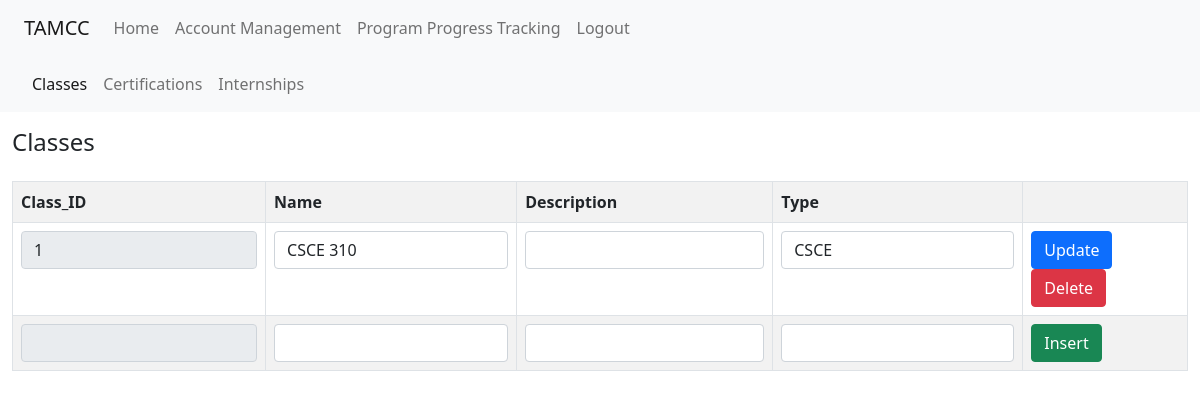
Page /admin/progress/classes.php (signed in) on the earlier database version.
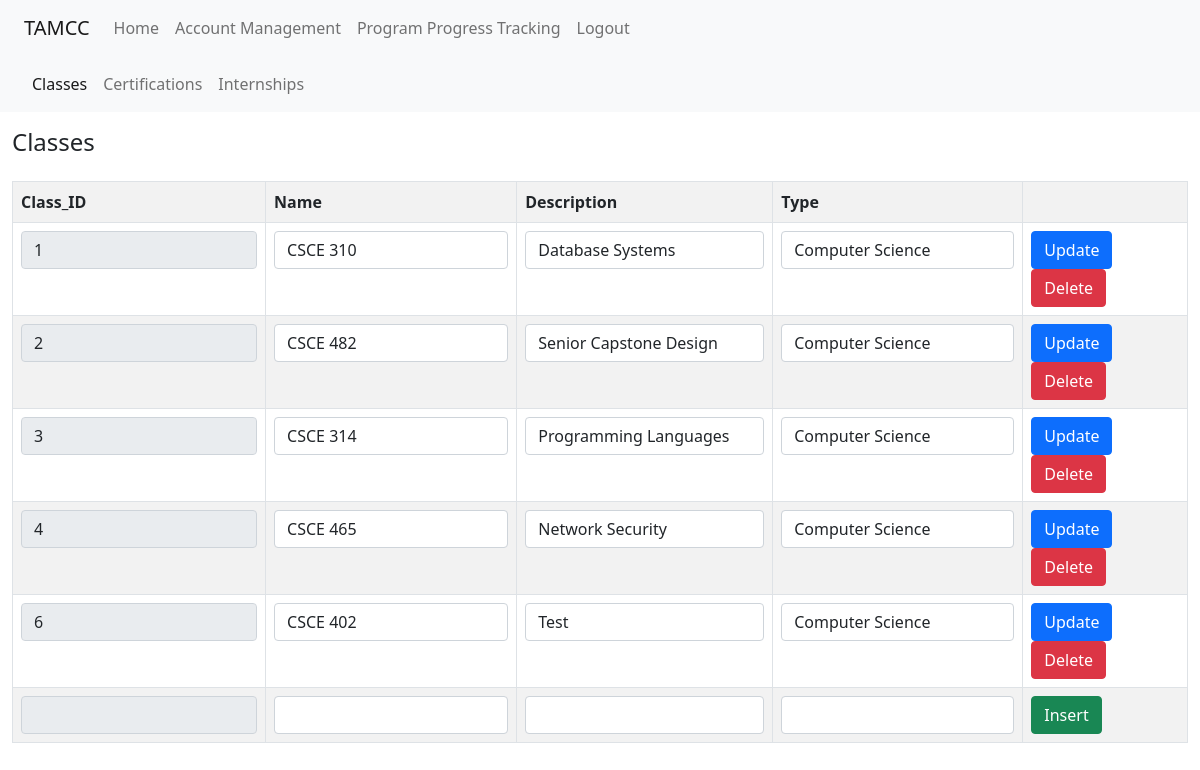
Same page on the later database version.
### tables this page shows
CREATE TABLE `Classes` (
  `Class_ID` int(11) NOT NULL,
  `Name` varchar(100) DEFAULT NULL,
  `Description` varchar(100) DEFAULT NULL,
  `Type` varchar(100) DEFAULT NULL
);

### progress_common/progressUtils.php (the view, shortened to what this page needs)
<?php
function buildEditableTable($conn, $query_str, $dropdown_cols=array(), $readonly_cols=array(), $uin=-1) {
    $result = $conn->query($query_str);
    if ($result->num_rows >= 0) {
        $columns = $result->fetch_fields();
        echo '<table class="table table-bordered table-striped table-hover w-auto"><tr>';
        foreach ($columns as $column) {
            echo '<th>' . $column->name . '</th>';
        }
        echo '<th></th>';
        echo '</tr>';
        while ($row = $result->fetch_assoc()) {
            echo '<tr>';
            echo '<form method="post">';
            foreach ($row as $key => $value) {
                if (array_key_exists($key, $dropdown_cols)) {
                    echo '<td>';
                    echo '<select class="form-select form-select w-auto" name="' . $key . '">';
                    dropdownFromSql($conn, $dropdown_cols[$key]["query_str"], $dropdown_cols[$key]["value_col"], $dropdown_cols[$key]["label_col"], $value, null);
                    echo '</select>';
                    echo '</td>';
                }
                else if (in_array($key, $readonly_cols)) {
                    echo '<td><input readonly class="form-control form-control" type="text" name="' . $key . '" value="' . $value . '"></td>';
                }
                else {
                    echo '<td><input class="form-control form-control" type="text" name="' . $key . '" value="' . $value . '" required></td>';
                }
            }
            echo '<td><input class="btn btn-primary" type="submit" name="update" value="Update">';
            echo '<input type="submit" class="btn btn-danger" name="delete" value="Delete"></td>';
            echo '</form>';
            echo '</tr>';
        }
        echo '<tr>';
        echo '<form method="post">';
        foreach ($columns as $column) {
            $key = $column->name;
            if (array_key_exists($key, $dropdown_cols)) {
                echo '<td>';
                echo '<select class="form-select" name="' . $key . '">';
                dropdownFromSql($conn, $dropdown_cols[$key]["query_str"], $dropdown_cols[$key]["value_col"], $dropdown_cols[$key]["label_col"], null, null);
                echo '</select>';
                echo '</td>';
            }
            else if (in_array($key, $readonly_cols)) {
                if ($key == "UIN") {
                    echo '<td><input readonly class="form-control" type="text" name="' . $key . '" value="' . $uin . '"></td>';
                }
                else {
                    echo '<td><input readonly class="form-control" type="text" name="' . $key . '"></td>';
                }
            }
            else {
                echo '<td><input class="form-control" type="text" name="' . $key . '" required></td>';
            }
        }
        echo '<td><input class="btn btn-success" type="submit" name="insert" value="Insert"></td>';
        echo '</form>';
        echo '</tr>';
        echo '</table>';
    } else {
        echo "No results found";
    }
}
?>

### admin/progress/classes.php (shortened to what this page needs)
<!DOCTYPE html>
<html lang="en">
<head>
    <link href="https://cdn.jsdelivr.net/npm/bootstrap@5.0.2/dist/css/bootstrap.min.css" rel="stylesheet">
</head>
<body>
<?php require '../../databaseLoad.php'; ?>
<?php
$table_name = "Classes";
$query_str = "SELECT * FROM {$table_name}";
?>
<?php require '../../progress_common/progressUtils.php'; ?>
<?php require "../adminHeader.php" ?>
<div class="row">
  <nav class="navbar navbar-expand-sm navbar-light bg-light">
    <div class="container-fluid">
      <div class="collapse navbar-collapse" id="navbarSupportedContent">
        <ul class="navbar-nav me-auto mb-2 mb-lg-0">
          <li class="nav-item">
            <a class="nav-link active" aria-current="page" href="classes.php">Classes</a>
          </li>
          <li class="nav-item">
            <a class="nav-link" href="certification.php">Certifications</a>
          </li>
          <li class="nav-item">
            <a class="nav-link" href="internship.php">Internships</a>
          </li>
        </ul>
      </div>
    </div>
  </nav>
</div>
<div class="container-fluid">
  <div class="row mt-3">
    <h4>Classes</h4>
  </div>
  <div class="table-responsive mt-3">
    <?php
      buildEditableTable($conn, $query_str, array(), array("Class_ID"), null);
    ?>
  </div>
</div>
</body>
</html>

### admin/adminHeader.php
<?php
echo '
<div class="row">
  <nav class="navbar navbar-expand-sm navbar-light bg-light">
    <div class="container-fluid">
      <a class="navbar-brand">TAMCC</a>
      <div class="collapse navbar-collapse" id="navbarSupportedContent">
        <ul class="navbar-nav me-auto mb-2 mb-lg-0">
          <li class="nav-item">
            <a class="nav-link" href="/csce310Project/admin/adminHome.php">Home</a>
          </li>
          <li class="nav-item">
            <a class="nav-link" href="/csce310Project/admin/user/createAdmin.php">Account Management</a>
          </li>
          <li class="nav-item">
            <a class="nav-link" href="/csce310Project/admin/progress/progressHome.php">Program Progress Tracking</a>
          </li>
          <li class="nav-item">
            <a class="nav-link" href="/csce310Project/logout.php">Logout</a>
          </li>
        </ul>
      </div>
    </div>
  </nav>
</div>
'
?>

Differences in the rows shown:
changed classes "CSCE 310": Description (not shown) → "Database Systems"; Type "CSCE" → "Computer Science"
added classes: Class_ID "2", Name "CSCE 482", Description "Senior Capstone Design", Type "Computer Science"
added classes: Class_ID "3", Name "CSCE 314", Description "Programming Languages", Type "Computer Science"
added classes: Class_ID "4", Name "CSCE 465", Description "Network Security", Type "Computer Science"
added classes: Class_ID "6", Name "CSCE 402", Description "Test", Type "Computer Science"
